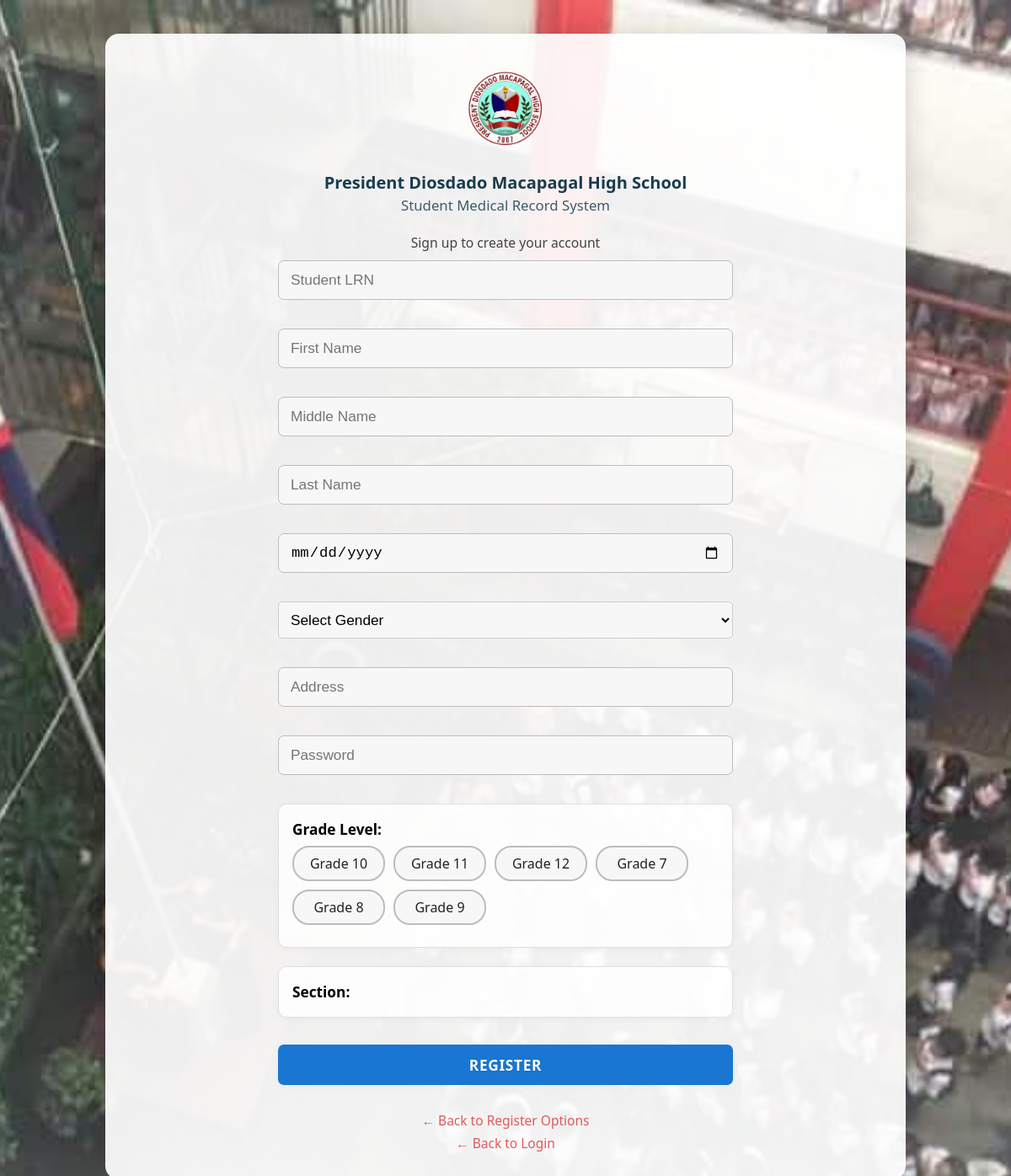
/register.php, run on the app's committed database.
### tables this page shows
CREATE TABLE `grade_levels` (
  `grade_level_id` bigint(20) NOT NULL,
  `level_name` varchar(50) NOT NULL
);

### register.php (the view, shortened to what this page needs)
<?php
require 'includes/db.php';
$type = $_GET['type'] ?? 'student';
$grade_levels_res = $conn->query("SELECT grade_level_id, level_name FROM grade_levels ORDER BY level_name");
$grade_levels = [];
while ($row = $grade_levels_res->fetch_assoc()) $grade_levels[] = $row;
?>
<!DOCTYPE html>
<html lang="en">
<head>
    <link rel="stylesheet" href="css/style.css">
</head>
<body>
    <div class="overlay">
        <a href="index.php"><img src="assets/pdmhs_logo.png" alt="PDMHS Logo" class="logo"></a>
        <div class="school-title">President Diosdado Macapagal High School</div>
        <div class="school-desc">Student Medical Record System</div>
        <div style="font-size: 0.98rem; color: #444; margin-bottom: 10px;">Sign up to create your account</div>
        <div class="form-wrapper">
        <form method="post" autocomplete="off" class="form-wrapper" style="width:100%;max-width:540px;margin:0 auto;">
            <?php if ($type === 'student') { ?>
            <div class="form-group"><input type="text" name="lrn" placeholder="Student LRN" required></div>
            <div class="form-group"><input type="text" name="first_name" placeholder="First Name" required></div>
            <div class="form-group"><input type="text" name="middle_name" placeholder="Middle Name"></div>
            <div class="form-group"><input type="text" name="last_name" placeholder="Last Name" required></div>
            <div class="form-group"><input type="date" name="birthdate" placeholder="Birthdate" required></div>
            <div class="form-group">
                <select name="gender" required style="width:100%;padding:10px;border-radius:5px;border:1px solid #ccc;">
                    <option value="">Select Gender</option>
                </select>
            </div>
            <div class="form-group"><input type="text" name="address" placeholder="Address"></div>
            <div class="form-group"><input type="password" name="password" placeholder="Password" required minlength="6"></div>
            <div class="selection-group">
                <span class="selection-label">Grade Level:</span>
                <div class="radio-btn-group" style="margin-bottom: 16px;">
                <?php foreach($grade_levels as $gl): ?>
                    <div class="radio-btn">
                        <label for="grade_<?php echo $gl['grade_level_id']; ?>"><?php echo htmlspecialchars($gl['level_name']); ?></label>
                    </div>
                <?php endforeach; ?>
                </div>
            </div>
            <div class="selection-group">
                <span class="selection-label">Section:</span>
            </div>
            <?php } ?>
            <button type="submit" class="signin-btn" style="margin-top:10px;">Register</button>
        </form>
        </div>
        <a href="register_landing.php" class="forgot" style="display:block;text-align:center;margin-top:15px;">&larr; Back to Register Options</a>
        <a href="login_landing.php" class="forgot" style="display:block;text-align:center;margin-top:5px;">&larr; Back to Login</a>
    </div>
</body>
</html>

### css/style.css (style rules this page uses)
body { margin: 0; padding: 0; font-family: 'Segoe UI', Arial, sans-serif; background: url('../assets/pdmhs_campus.jpg') no-repeat center center fixed; background-size: cover; min-height: 100vh; display: flex; align-items: center; justify-content: center; }
.overlay { background: rgba(255,255,255,0.92); max-width: 950px; min-width: 320px; width: 98%; margin: 40px auto 0 auto; border-radius: 16px; box-shadow: 0 8px 32px rgba(0,0,0,0.18); display: flex; flex-direction: column; align-items: center; justify-content: center; padding: 40px 32px 32px 32px; position: relative; overflow: visible; box-sizing: border-box; }
.logo { width: 100px; margin-bottom: 18px; }
.school-title { font-weight: bold; font-size: 1.25rem; text-align: center; margin-bottom: 2px; color: #1a3c4e; }
.school-desc { font-size: 1.05rem; text-align: center; margin-bottom: 22px; color: #3b5d6b; }
.form-group { margin-bottom: 18px; width: 100%; }
input[type="text"], input[type="password"] { width: 100%; padding: 12px 14px; border: 1.5px solid #b5cfd2; border-radius: 6px; font-size: 1.05rem; margin-bottom: 0; box-sizing: border-box; background: #f8fafd; transition: border 0.2s, box-shadow 0.2s; }
.btn, .signin-btn, .quick-actions-list button, .search-bar button { font-family: 'Segoe UI', Arial, sans-serif; font-size: 1.18rem; font-weight: 700; letter-spacing: 0.04em; border-radius: 8px; outline: none; box-shadow: 0 2px 8px rgba(95,201,196,0.08); transition: background 0.2s, box-shadow 0.2s, border 0.2s; min-height: 48px; min-width: 120px; padding: 14px 0; border: none; cursor: pointer; display: inline-block; text-align: center; text-transform: uppercase; text-shadow: 0 1px 2px rgba(0,0,0,0.08); margin-left: auto; margin-right: auto; }
.btn-student, .btn-clinic, .signin-btn { background: #2874b2; color: #fff; }
.forgot { color: #e15a5a; font-size: 0.97rem; text-align: right; display: block; margin-top: 10px; text-decoration: none; transition: color 0.2s; }
.selection-group { background: rgba(255,255,255,0.85); border: 1px solid #e0e0e0; border-radius: 10px; padding: 18px 16px 10px 16px; margin-bottom: 22px; box-shadow: 0 2px 8px rgba(0,0,0,0.04); }
.selection-label { font-weight: 600; font-size: 1.08rem; margin-bottom: 8px; display: block; }
.radio-btn-group { display: flex; flex-wrap: wrap; gap: 10px; margin-bottom: 10px; }
.radio-btn { position: relative; display: inline-block; }
.radio-btn label, .radio-btn span { display: inline-block; padding: 8px 18px; border-radius: 20px; border: 2px solid #bdbdbd; background: #f7f7f7; color: #222; font-size: 1rem; font-weight: 500; cursor: pointer; transition: all 0.18s; min-width: 70px; text-align: center; }
.form-wrapper { max-width: 540px; margin: 0 auto; width: 100%; }
.form-wrapper input[type="text"], .form-wrapper input[type="password"], .form-wrapper input[type="date"], .form-wrapper select, .form-wrapper button, .form-wrapper input[type="email"] { width: 100%; box-sizing: border-box; margin-bottom: 16px; font-size: 1.08rem; padding: 12px 14px; border-radius: 7px; border: 1.5px solid #bdbdbd; background: #f7f7f7; transition: border 0.18s; }
.form-wrapper button { background: #1976d2; color: #fff; border: none; font-weight: 600; cursor: pointer; transition: background 0.18s; margin-top: 10px; }

### data on the page
grade_levels: level_name "Grade 10"
grade_levels: level_name "Grade 11"
grade_levels: level_name "Grade 12"
grade_levels: level_name "Grade 7"
grade_levels: level_name "Grade 8"
grade_levels: level_name "Grade 9"
